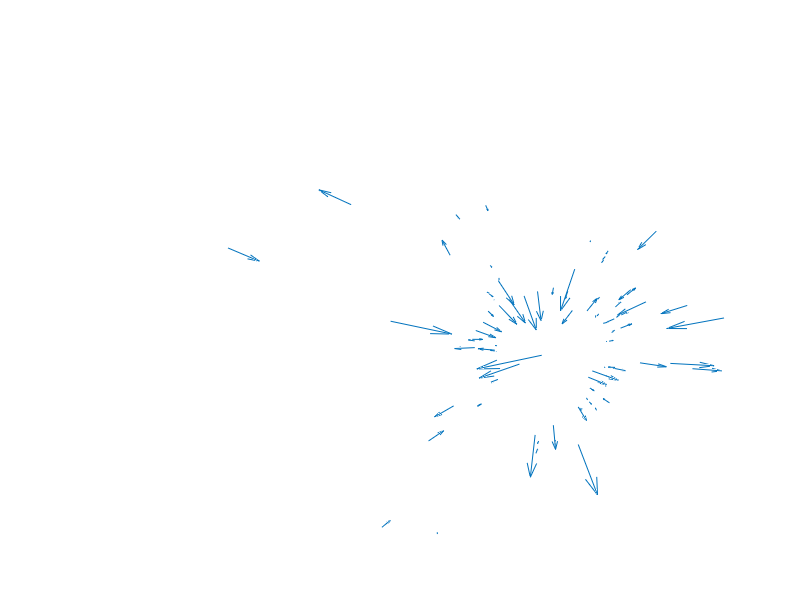

Here is the MATLAB script that generated this plot:
% Daniel Choate 
% Creating an animation to better display vector field plot 
% Data generated from LidarErrorAnalysis_ExpD

clear all 
close all 

% Load in data for original vector field plot
% Loading 6 variables X, Y, Z, U, V, W
load vPlotOrig

figure(1)
quiver3(X_q, Y_q, Z_q, U_q, V_q, W_q, 'AutoScale', 'off')

% view(0,90)
% view(45,45)
% view(90,0)
% view(45,45)
% view(0,90)
% view(45,45)
% view(90,0)

% Set variable for degrees per frame 
d = 5;
t = 90/d;
s1 = 0; % Starting rotation for the azimuth 
s2 = 90; % Starting rotation for the elevation 

% Loop to gather frames between desired angles from a to b
f1 = figure(1);
% f1.Visible = 'off';
fs = [];
for i = 1:t+1
    view(s1,s2)
    f = getframe(figure(1));
    fs = [fs f];
    s1 = s1+d;
    s2 = s2-d;
end


% Loop to gather frames between desired angles from b to a
s1 = 90;
s2 = 0;
figure(1)
for i = 1:t+1
    view(s1,s2)
    f = getframe(figure(1));
    fs = [fs f];
    s1 = s1-d;
    s2 = s2+d;
end

axis('off')
axis tight 
% ax = gca;
% ax.NextPlot = 'replaceChildren';
h = figure;
% h.Visible = 'off';
movie(h,fs,4);
